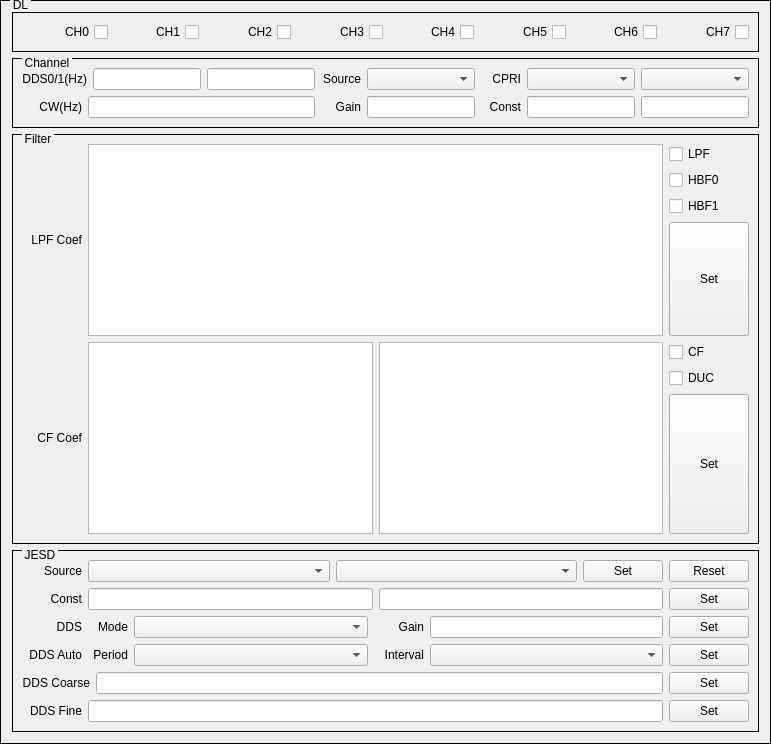
    <widget class="QGroupBox" name="groupBoxDL">
     <property name="styleSheet">
      <string notr="true">QGroupBox{ border:1px solid black; margin-top:0.5ex; }
QGroupBox::title { subcontrol-origin:margin; subcontrol-position:top left; top:-2px; left:10px; margin-left: 0px; padding:0 1px; }</string>
     </property>
     <property name="title">
      <string>DL</string>
     </property>
     <layout class="QVBoxLayout" name="verticalLayout_4">
      <item>
       <widget class="QGroupBox" name="groupBoxDL_CH">
        <property name="styleSheet">
         <string notr="true">QGroupBox{ border:1px solid black; margin-top:0.5ex; }
QGroupBox::title { subcontrol-origin:margin; subcontrol-position:top left; top:-2px; left:10px; margin-left: 0px; padding:0 1px; }</string>
        </property>
        <property name="title">
         <string/>
        </property>
        <layout class="QHBoxLayout" name="horizontalLayout_15">
         <item>
          <widget class="QCheckBox" name="checkBoxDL_CH0">
           <property name="layoutDirection">
            <enum>Qt::RightToLeft</enum>
           </property>
           <property name="text">
            <string>CH0</string>
           </property>
          </widget>
         </item>
         <item>
          <widget class="QCheckBox" name="checkBoxDL_CH1">
           <property name="layoutDirection">
            <enum>Qt::RightToLeft</enum>
           </property>
           <property name="text">
            <string>CH1</string>
           </property>
          </widget>
         </item>
         <item>
          <widget class="QCheckBox" name="checkBoxDL_CH2">
           <property name="layoutDirection">
            <enum>Qt::RightToLeft</enum>
           </property>
           <property name="text">
            <string>CH2</string>
           </property>
          </widget>
         </item>
         <item>
          <widget class="QCheckBox" name="checkBoxDL_CH3">
           <property name="layoutDirection">
            <enum>Qt::RightToLeft</enum>
           </property>
           <property name="text">
            <string>CH3</string>
           </property>
          </widget>
         </item>
         <item>
          <widget class="QCheckBox" name="checkBoxDL_CH4">
           <property name="layoutDirection">
            <enum>Qt::RightToLeft</enum>
           </property>
           <property name="text">
            <string>CH4</string>
           </property>
          </widget>
         </item>
         <item>
          <widget class="QCheckBox" name="checkBoxDL_CH5">
           <property name="layoutDirection">
            <enum>Qt::RightToLeft</enum>
           </property>
           <property name="text">
            <string>CH5</string>
           </property>
          </widget>
         </item>
         <item>
          <widget class="QCheckBox" name="checkBoxDL_CH6">
           <property name="layoutDirection">
            <enum>Qt::RightToLeft</enum>
           </property>
           <property name="text">
            <string>CH6</string>
           </property>
          </widget>
         </item>
         <item>
          <widget class="QCheckBox" name="checkBoxDL_CH7">
           <property name="layoutDirection">
            <enum>Qt::RightToLeft</enum>
           </property>
           <property name="text">
            <string>CH7</string>
           </property>
          </widget>
         </item>
        </layout>
       </widget>
      </item>
      <item>
       <widget class="QGroupBox" name="groupBoxDL_CH_Source">
        <property name="styleSheet">
         <string notr="true">QGroupBox{ border:1px solid black; margin-top:0.5ex; }
QGroupBox::title { subcontrol-origin:margin; subcontrol-position:top left; top:-2px; left:10px; margin-left: 0px; padding:0 1px; }</string>
        </property>
        <property name="title">
         <string>Channel</string>
        </property>
        <layout class="QHBoxLayout" name="horizontalLayout_28">
         <item>
          <layout class="QVBoxLayout" name="verticalLayout">
           <item>
            <layout class="QHBoxLayout" name="horizontalLayout_2">
             <item>
              <widget class="QLabel" name="labelDL_DDS">
               <property name="sizePolicy">
                <sizepolicy hsizetype="Fixed" vsizetype="Fixed">
                 <horstretch>0</horstretch>
                 <verstretch>0</verstretch>
                </sizepolicy>
               </property>
               <property name="minimumSize">
                <size>
                 <width>60</width>
                 <height>0</height>
                </size>
               </property>
               <property name="text">
                <string>DDS0/1(Hz)</string>
               </property>
               <property name="alignment">
                <set>Qt::AlignRight|Qt::AlignTrailing|Qt::AlignVCenter</set>
               </property>
              </widget>
             </item>
             <item>
              <widget class="QLineEdit" name="lineEditDL_DDS0">
               <property name="sizePolicy">
                <sizepolicy hsizetype="Expanding" vsizetype="Fixed">
                 <horstretch>0</horstretch>
                 <verstretch>0</verstretch>
                </sizepolicy>
               </property>
              </widget>
             </item>
             <item>
              <widget class="QLineEdit" name="lineEditDL_DDS1">
               <property name="sizePolicy">
                <sizepolicy hsizetype="Expanding" vsizetype="Fixed">
                 <horstretch>0</horstretch>
                 <verstretch>0</verstretch>
                </sizepolicy>
               </property>
              </widget>
             </item>
            </layout>
           </item>
           <item>
            <layout class="QHBoxLayout" name="horizontalLayout_6">
             <item>
              <widget class="QLabel" name="labelDL_Source_CW">
               <property name="sizePolicy">
                <sizepolicy hsizetype="Fixed" vsizetype="Fixed">
                 <horstretch>0</horstretch>
                 <verstretch>0</verstretch>
                </sizepolicy>
               </property>
               <property name="minimumSize">
                <size>
                 <width>60</width>
                 <height>0</height>
                </size>
               </property>
               <property name="text">
                <string>CW(Hz)</string>
               </property>
               <property name="alignment">
                <set>Qt::AlignRight|Qt::AlignTrailing|Qt::AlignVCenter</set>
               </property>
              </widget>
             </item>
             <item>
              <widget class="QLineEdit" name="lineEditDL_Source_CW_Freq">
               <property name="sizePolicy">
                <sizepolicy hsizetype="Expanding" vsizetype="Fixed">
                 <horstretch>0</horstretch>
                 <verstretch>0</verstretch>
                </sizepolicy>
               </property>
              </widget>
             </item>
            </layout>
           </item>
          </layout>
         </item>
         <item>
          <layout class="QVBoxLayout" name="verticalLayout_11">
           <item>
            <layout class="QHBoxLayout" name="horizontalLayout_26">
             <item>
              <widget class="QLabel" name="labelDL_Source">
               <property name="sizePolicy">
                <sizepolicy hsizetype="Fixed" vsizetype="Fixed">
                 <horstretch>0</horstretch>
                 <verstretch>0</verstretch>
                </sizepolicy>
               </property>
               <property name="minimumSize">
                <size>
                 <width>40</width>
                 <height>0</height>
                </size>
               </property>
               <property name="text">
                <string>Source</string>
               </property>
               <property name="alignment">
                <set>Qt::AlignRight|Qt::AlignTrailing|Qt::AlignVCenter</set>
               </property>
              </widget>
             </item>
             <item>
              <widget class="QComboBox" name="comboBoxDL_Source">
               <property name="sizePolicy">
                <sizepolicy hsizetype="Expanding" vsizetype="Fixed">
                 <horstretch>0</horstretch>
                 <verstretch>0</verstretch>
                </sizepolicy>
               </property>
              </widget>
             </item>
             <item>
              <widget class="QLabel" name="labelDL_CPRI">
               <property name="sizePolicy">
                <sizepolicy hsizetype="Fixed" vsizetype="Fixed">
                 <horstretch>0</horstretch>
                 <verstretch>0</verstretch>
                </sizepolicy>
               </property>
               <property name="minimumSize">
                <size>
                 <width>40</width>
                 <height>0</height>
                </size>
               </property>
               <property name="text">
                <string>CPRI</string>
               </property>
               <property name="alignment">
                <set>Qt::AlignRight|Qt::AlignTrailing|Qt::AlignVCenter</set>
               </property>
              </widget>
             </item>
             <item>
              <widget class="QComboBox" name="comboBoxDL_CPRI">
               <property name="sizePolicy">
                <sizepolicy hsizetype="Expanding" vsizetype="Fixed">
                 <horstretch>0</horstretch>
                 <verstretch>0</verstretch>
                </sizepolicy>
               </property>
              </widget>
             </item>
             <item>
              <widget class="QComboBox" name="comboBoxDL_CPRI_sr">
               <property name="sizePolicy">
                <sizepolicy hsizetype="Expanding" vsizetype="Fixed">
                 <horstretch>0</horstretch>
                 <verstretch>0</verstretch>
                </sizepolicy>
               </property>
              </widget>
             </item>
            </layout>
           </item>
           <item>
            <layout class="QHBoxLayout" name="horizontalLayout_27">
             <item>
              <widget class="QLabel" name="labelDL_Source_CW_2">
               <property name="sizePolicy">
                <sizepolicy hsizetype="Fixed" vsizetype="Fixed">
                 <horstretch>0</horstretch>
                 <verstretch>0</verstretch>
                </sizepolicy>
               </property>
               <property name="minimumSize">
                <size>
                 <width>40</width>
                 <height>0</height>
                </size>
               </property>
               <property name="text">
                <string>Gain</string>
               </property>
               <property name="alignment">
                <set>Qt::AlignRight|Qt::AlignTrailing|Qt::AlignVCenter</set>
               </property>
              </widget>
             </item>
             <item>
              <widget class="QLineEdit" name="lineEditDL_Source_CW_Gain"/>
             </item>
             <item>
              <widget class="QLabel" name="labelDL_SourceConst">
               <property name="sizePolicy">
                <sizepolicy hsizetype="Fixed" vsizetype="Fixed">
                 <horstretch>0</horstretch>
                 <verstretch>0</verstretch>
                </sizepolicy>
               </property>
               <property name="minimumSize">
                <size>
                 <width>40</width>
                 <height>0</height>
                </size>
               </property>
               <property name="text">
                <string>Const</string>
               </property>
               <property name="alignment">
                <set>Qt::AlignRight|Qt::AlignTrailing|Qt::AlignVCenter</set>
               </property>
              </widget>
             </item>
             <item>
              <widget class="QLineEdit" name="lineEditDL_SourceConstI"/>
             </item>
             <item>
              <widget class="QLineEdit" name="lineEditDL_SourceConstQ"/>
             </item>
            </layout>
           </item>
          </layout>
         </item>
        </layout>
       </widget>
      </item>
      <item>
       <widget class="QGroupBox" name="groupBoxDL_Filter">
        <property name="styleSheet">
         <string notr="true">QGroupBox{ border:1px solid black; margin-top:0.5ex; }
QGroupBox::title { subcontrol-origin:margin; subcontrol-position:top left; top:-2px; left:10px; margin-left: 0px; padding:0 1px; }</string>
        </property>
        <property name="title">
         <string>Filter</string>
        </property>
        <layout class="QVBoxLayout" name="verticalLayout_9">
         <item>
          <layout class="QHBoxLayout" name="horizontalLayout">
           <item>
            <widget class="QLabel" name="labelDL_LPF_Coef">
             <property name="sizePolicy">
              <sizepolicy hsizetype="Fixed" vsizetype="Fixed">
               <horstretch>0</horstretch>
               <verstretch>0</verstretch>
              </sizepolicy>
             </property>
             <property name="minimumSize">
              <size>
               <width>60</width>
               <height>0</height>
              </size>
             </property>
             <property name="text">
              <string>LPF Coef</string>
             </property>
             <property name="alignment">
              <set>Qt::AlignRight|Qt::AlignTrailing|Qt::AlignVCenter</set>
             </property>
            </widget>
           </item>
           <item>
            <widget class="QTextEdit" name="textEditDL_LPF_Coef"/>
           </item>
           <item>
            <layout class="QVBoxLayout" name="verticalLayout_3">
             <item>
              <widget class="QCheckBox" name="checkBoxDL_LPF">
               <property name="text">
                <string>LPF</string>
               </property>
              </widget>
             </item>
             <item>
              <widget class="QCheckBox" name="checkBoxDL_HBF0">
               <property name="layoutDirection">
                <enum>Qt::LeftToRight</enum>
               </property>
               <property name="text">
                <string>HBF0</string>
               </property>
              </widget>
             </item>
             <item>
              <widget class="QCheckBox" name="checkBoxDL_HBF1">
               <property name="layoutDirection">
                <enum>Qt::LeftToRight</enum>
               </property>
               <property name="text">
                <string>HBF1</string>
               </property>
              </widget>
             </item>
             <item>
              <widget class="QPushButton" name="pushButtonSetDL_LPF">
               <property name="sizePolicy">
                <sizepolicy hsizetype="Fixed" vsizetype="Preferred">
                 <horstretch>0</horstretch>
                 <verstretch>0</verstretch>
                </sizepolicy>
               </property>
               <property name="text">
                <string>Set</string>
               </property>
              </widget>
             </item>
            </layout>
           </item>
          </layout>
         </item>
         <item>
          <layout class="QHBoxLayout" name="horizontalLayout_12">
           <item>
            <layout class="QHBoxLayout" name="horizontalLayout_13">
             <item>
              <widget class="QLabel" name="labelDL_CF_Coef">
               <property name="sizePolicy">
                <sizepolicy hsizetype="Fixed" vsizetype="Fixed">
                 <horstretch>0</horstretch>
                 <verstretch>0</verstretch>
                </sizepolicy>
               </property>
               <property name="minimumSize">
                <size>
                 <width>60</width>
                 <height>0</height>
                </size>
               </property>
               <property name="text">
                <string>CF Coef</string>
               </property>
               <property name="alignment">
                <set>Qt::AlignRight|Qt::AlignTrailing|Qt::AlignVCenter</set>
               </property>
              </widget>
             </item>
             <item>
              <widget class="QTextEdit" name="textEditDL_CF_Coef_Real"/>
             </item>
             <item>
              <widget class="QTextEdit" name="textEditDL_CF_Coef_Imag"/>
             </item>
            </layout>
           </item>
           <item>
            <layout class="QVBoxLayout" name="verticalLayout_5">
             <item>
              <widget class="QCheckBox" name="checkBoxDL_CF">
               <property name="text">
                <string>CF</string>
               </property>
              </widget>
             </item>
             <item>
              <widget class="QCheckBox" name="checkBoxDL_DUC">
               <property name="layoutDirection">
                <enum>Qt::LeftToRight</enum>
               </property>
               <property name="text">
                <string>DUC</string>
               </property>
              </widget>
             </item>
             <item>
              <widget class="QPushButton" name="pushButtonSetDL_CF">
               <property name="sizePolicy">
                <sizepolicy hsizetype="Fixed" vsizetype="Preferred">
                 <horstretch>0</horstretch>
                 <verstretch>0</verstretch>
                </sizepolicy>
               </property>
               <property name="text">
                <string>Set</string>
               </property>
              </widget>
             </item>
            </layout>
           </item>
          </layout>
         </item>
        </layout>
       </widget>
      </item>
      <item>
       <widget class="QGroupBox" name="groupBoxDL_JESD">
        <property name="styleSheet">
         <string notr="true">QGroupBox{ border:1px solid black; margin-top:0.5ex; }
QGroupBox::title { subcontrol-origin:margin; subcontrol-position:top left; top:-2px; left:10px; margin-left: 0px; padding:0 1px; }</string>
        </property>
        <property name="title">
         <string>JESD</string>
        </property>
        <layout class="QVBoxLayout" name="verticalLayout_10">
         <item>
          <layout class="QHBoxLayout" name="horizontalLayout_4">
           <item>
            <widget class="QLabel" name="labelDL_JESD_Source">
             <property name="sizePolicy">
              <sizepolicy hsizetype="Fixed" vsizetype="Fixed">
               <horstretch>0</horstretch>
               <verstretch>0</verstretch>
              </sizepolicy>
             </property>
             <property name="minimumSize">
              <size>
               <width>60</width>
               <height>0</height>
              </size>
             </property>
             <property name="text">
              <string>Source</string>
             </property>
             <property name="alignment">
              <set>Qt::AlignRight|Qt::AlignTrailing|Qt::AlignVCenter</set>
             </property>
            </widget>
           </item>
           <item>
            <widget class="QComboBox" name="comboBoxDL_JESD_Source_0">
             <property name="sizePolicy">
              <sizepolicy hsizetype="Expanding" vsizetype="Fixed">
               <horstretch>5</horstretch>
               <verstretch>0</verstretch>
              </sizepolicy>
             </property>
            </widget>
           </item>
           <item>
            <widget class="QComboBox" name="comboBoxDL_JESD_Source_1">
             <property name="sizePolicy">
              <sizepolicy hsizetype="Expanding" vsizetype="Fixed">
               <horstretch>5</horstretch>
               <verstretch>0</verstretch>
              </sizepolicy>
             </property>
            </widget>
           </item>
           <item>
            <widget class="QPushButton" name="pushButtonSetDL_JESD_Source">
             <property name="sizePolicy">
              <sizepolicy hsizetype="Expanding" vsizetype="Fixed">
               <horstretch>0</horstretch>
               <verstretch>0</verstretch>
              </sizepolicy>
             </property>
             <property name="text">
              <string>Set</string>
             </property>
            </widget>
           </item>
           <item>
            <widget class="QPushButton" name="pushButtonJESD_Reset">
             <property name="sizePolicy">
              <sizepolicy hsizetype="Expanding" vsizetype="Fixed">
               <horstretch>0</horstretch>
               <verstretch>0</verstretch>
              </sizepolicy>
             </property>
             <property name="text">
              <string>Reset</string>
             </property>
            </widget>
           </item>
          </layout>
         </item>
         <item>
          <layout class="QHBoxLayout" name="horizontalLayout_5">
           <item>
            <widget class="QLabel" name="labelDL_JESD_Const">
             <property name="sizePolicy">
              <sizepolicy hsizetype="Fixed" vsizetype="Fixed">
               <horstretch>0</horstretch>
               <verstretch>0</verstretch>
              </sizepolicy>
             </property>
             <property name="minimumSize">
              <size>
               <width>60</width>
               <height>0</height>
              </size>
             </property>
             <property name="text">
              <string>Const</string>
             </property>
             <property name="alignment">
              <set>Qt::AlignRight|Qt::AlignTrailing|Qt::AlignVCenter</set>
             </property>
            </widget>
           </item>
           <item>
            <widget class="QLineEdit" name="lineEditDL_JESD_ConstI">
             <property name="sizePolicy">
              <sizepolicy hsizetype="Expanding" vsizetype="Fixed">
               <horstretch>5</horstretch>
               <verstretch>0</verstretch>
              </sizepolicy>
             </property>
            </widget>
           </item>
           <item>
            <widget class="QLineEdit" name="lineEditDL_JESD_ConstQ">
             <property name="sizePolicy">
              <sizepolicy hsizetype="Expanding" vsizetype="Fixed">
               <horstretch>5</horstretch>
               <verstretch>0</verstretch>
              </sizepolicy>
             </property>
            </widget>
           </item>
           <item>
            <widget class="QPushButton" name="pushButtonSetDL_JESD_Const">
             <property name="sizePolicy">
              <sizepolicy hsizetype="Expanding" vsizetype="Fixed">
               <horstretch>0</horstretch>
               <verstretch>0</verstretch>
              </sizepolicy>
             </property>
             <property name="text">
              <string>Set</string>
             </property>
            </widget>
           </item>
          </layout>
         </item>
         <item>
          <layout class="QHBoxLayout" name="horizontalLayout_8">
           <item>
            <widget class="QLabel" name="labelDL_JESD_DDS_Param0">
             <property name="sizePolicy">
              <sizepolicy hsizetype="Fixed" vsizetype="Fixed">
               <horstretch>0</horstretch>
               <verstretch>0</verstretch>
              </sizepolicy>
             </property>
             <property name="minimumSize">
              <size>
               <width>60</width>
               <height>0</height>
              </size>
             </property>
             <property name="text">
              <string>DDS</string>
             </property>
             <property name="alignment">
              <set>Qt::AlignRight|Qt::AlignTrailing|Qt::AlignVCenter</set>
             </property>
            </widget>
           </item>
           <item>
            <widget class="QLabel" name="labelDL_JESD_DDS_Mode">
             <property name="sizePolicy">
              <sizepolicy hsizetype="Fixed" vsizetype="Fixed">
               <horstretch>0</horstretch>
               <verstretch>0</verstretch>
              </sizepolicy>
             </property>
             <property name="minimumSize">
              <size>
               <width>40</width>
               <height>0</height>
              </size>
             </property>
             <property name="text">
              <string>Mode</string>
             </property>
             <property name="alignment">
              <set>Qt::AlignRight|Qt::AlignTrailing|Qt::AlignVCenter</set>
             </property>
            </widget>
           </item>
           <item>
            <widget class="QComboBox" name="comboBoxDL_JESD_DDS_Mode">
             <property name="sizePolicy">
              <sizepolicy hsizetype="Expanding" vsizetype="Fixed">
               <horstretch>5</horstretch>
               <verstretch>0</verstretch>
              </sizepolicy>
             </property>
            </widget>
           </item>
           <item>
            <widget class="QLabel" name="labelDL_JESD_DDS_Gain">
             <property name="sizePolicy">
              <sizepolicy hsizetype="Fixed" vsizetype="Fixed">
               <horstretch>0</horstretch>
               <verstretch>0</verstretch>
              </sizepolicy>
             </property>
             <property name="minimumSize">
              <size>
               <width>50</width>
               <height>0</height>
              </size>
             </property>
             <property name="text">
              <string>Gain</string>
             </property>
             <property name="alignment">
              <set>Qt::AlignRight|Qt::AlignTrailing|Qt::AlignVCenter</set>
             </property>
            </widget>
           </item>
           <item>
            <widget class="QLineEdit" name="lineEditDL_JESD_DDS_Gain">
             <property name="sizePolicy">
              <sizepolicy hsizetype="Expanding" vsizetype="Fixed">
               <horstretch>5</horstretch>
               <verstretch>0</verstretch>
              </sizepolicy>
             </property>
            </widget>
           </item>
           <item>
            <widget class="QPushButton" name="pushButtonSetDL_JESD_DDS_Param0">
             <property name="sizePolicy">
              <sizepolicy hsizetype="Expanding" vsizetype="Fixed">
               <horstretch>0</horstretch>
               <verstretch>0</verstretch>
              </sizepolicy>
             </property>
             <property name="text">
              <string>Set</string>
             </property>
            </widget>
           </item>
          </layout>
         </item>
         <item>
          <layout class="QHBoxLayout" name="horizontalLayout_10">
           <item>
            <widget class="QLabel" name="labelDL_JESD_DDS_Param1">
             <property name="sizePolicy">
              <sizepolicy hsizetype="Fixed" vsizetype="Fixed">
               <horstretch>0</horstretch>
               <verstretch>0</verstretch>
              </sizepolicy>
             </property>
             <property name="minimumSize">
              <size>
               <width>60</width>
               <height>0</height>
              </size>
             </property>
             <property name="text">
              <string>DDS Auto</string>
             </property>
             <property name="alignment">
              <set>Qt::AlignRight|Qt::AlignTrailing|Qt::AlignVCenter</set>
             </property>
            </widget>
           </item>
           <item>
            <widget class="QLabel" name="labelDL_JESD_DDS_Period">
             <property name="sizePolicy">
              <sizepolicy hsizetype="Fixed" vsizetype="Fixed">
               <horstretch>0</horstretch>
               <verstretch>0</verstretch>
              </sizepolicy>
             </property>
             <property name="minimumSize">
              <size>
               <width>40</width>
               <height>0</height>
              </size>
             </property>
             <property name="text">
              <string>Period</string>
             </property>
             <property name="alignment">
              <set>Qt::AlignRight|Qt::AlignTrailing|Qt::AlignVCenter</set>
             </property>
            </widget>
           </item>
           <item>
            <widget class="QComboBox" name="comboBoxDL_JESD_DDS_Period">
             <property name="sizePolicy">
              <sizepolicy hsizetype="Expanding" vsizetype="Fixed">
               <horstretch>5</horstretch>
               <verstretch>0</verstretch>
              </sizepolicy>
             </property>
            </widget>
           </item>
           <item>
            <widget class="QLabel" name="labelDL_JESD_DDS_Interval">
             <property name="sizePolicy">
              <sizepolicy hsizetype="Fixed" vsizetype="Fixed">
               <horstretch>0</horstretch>
               <verstretch>0</verstretch>
              </sizepolicy>
             </property>
             <property name="minimumSize">
              <size>
               <width>50</width>
               <height>0</height>
              </size>
             </property>
             <property name="text">
              <string>Interval</string>
             </property>
             <property name="alignment">
              <set>Qt::AlignRight|Qt::AlignTrailing|Qt::AlignVCenter</set>
             </property>
            </widget>
           </item>
           <item>
            <widget class="QComboBox" name="comboBoxDL_JESD_DDS_Interval">
             <property name="sizePolicy">
              <sizepolicy hsizetype="Expanding" vsizetype="Fixed">
               <horstretch>5</horstretch>
               <verstretch>0</verstretch>
              </sizepolicy>
             </property>
            </widget>
           </item>
           <item>
            <widget class="QPushButton" name="pushButtonSetDL_JESD_DDS_Param1">
             <property name="sizePolicy">
              <sizepolicy hsizetype="Expanding" vsizetype="Fixed">
               <horstretch>0</horstretch>
               <verstretch>0</verstretch>
              </sizepolicy>
             </property>
             <property name="text">
              <string>Set</string>
             </property>
            </widget>
           </item>
          </layout>
         </item>
         <item>
          <layout class="QHBoxLayout" name="horizontalLayout_9">
           <item>
            <widget class="QLabel" name="labelDL_JESD_DDS_Step_Freq">
             <property name="sizePolicy">
              <sizepolicy hsizetype="Fixed" vsizetype="Fixed">
               <horstretch>0</horstretch>
               <verstretch>0</verstretch>
              </sizepolicy>
             </property>
             <property name="minimumSize">
              <size>
               <width>60</width>
               <height>0</height>
              </size>
             </property>
             <property name="text">
              <string>DDS Coarse</string>
             </property>
             <property name="alignment">
              <set>Qt::AlignRight|Qt::AlignTrailing|Qt::AlignVCenter</set>
             </property>
            </widget>
           </item>
           <item>
            <widget class="QLineEdit" name="lineEditDL_JESD_DDS_Step_Freq">
             <property name="sizePolicy">
              <sizepolicy hsizetype="Expanding" vsizetype="Fixed">
               <horstretch>5</horstretch>
               <verstretch>0</verstretch>
              </sizepolicy>
             </property>
            </widget>
           </item>
           <item>
            <widget class="QPushButton" name="pushButtonSetDL_JESD_DDS_Step_Freq">
             <property name="sizePolicy">
              <sizepolicy hsizetype="Expanding" vsizetype="Fixed">
               <horstretch>0</horstretch>
               <verstretch>0</verstretch>
              </sizepolicy>
             </property>
             <property name="text">
              <string>Set</string>
             </property>
            </widget>
           </item>
          </layout>
         </item>
         <item>
          <layout class="QHBoxLayout" name="horizontalLayout_7">
           <item>
            <widget class="QLabel" name="labelDL_JESD_DDS_Freq">
             <property name="sizePolicy">
              <sizepolicy hsizetype="Fixed" vsizetype="Fixed">
               <horstretch>0</horstretch>
               <verstretch>0</verstretch>
              </sizepolicy>
             </property>
             <property name="minimumSize">
              <size>
               <width>60</width>
               <height>0</height>
              </size>
             </property>
             <property name="text">
              <string>DDS Fine</string>
             </property>
             <property name="alignment">
              <set>Qt::AlignRight|Qt::AlignTrailing|Qt::AlignVCenter</set>
             </property>
            </widget>
           </item>
           <item>
            <widget class="QLineEdit" name="lineEditDL_JESD_DDS_Freq">
             <property name="sizePolicy">
              <sizepolicy hsizetype="Expanding" vsizetype="Fixed">
               <horstretch>5</horstretch>
               <verstretch>0</verstretch>
              </sizepolicy>
             </property>
            </widget>
           </item>
           <item>
            <widget class="QPushButton" name="pushButtonSetDL_JESD_DDS_Freq">
             <property name="sizePolicy">
              <sizepolicy hsizetype="Expanding" vsizetype="Fixed">
               <horstretch>0</horstretch>
               <verstretch>0</verstretch>
              </sizepolicy>
             </property>
             <property name="text">
              <string>Set</string>
             </property>
            </widget>
           </item>
          </layout>
         </item>
        </layout>
       </widget>
      </item>
     </layout>
    </widget>
